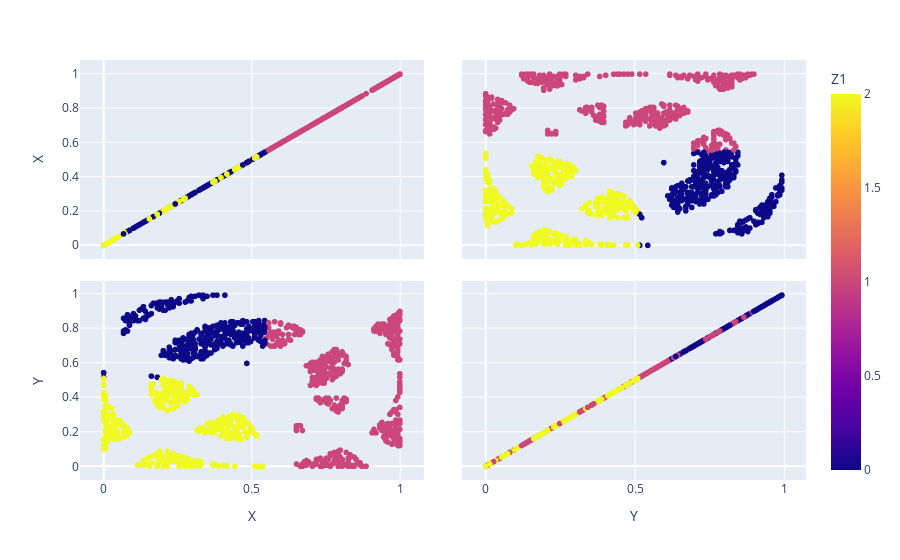

The cell this chart's notebook holds for it:
### Code cell
df_pred_distance=pd.DataFrame(pd.concat([pd.DataFrame(X_test,columns=['X','Y']),pd.DataFrame(Y_pred_1,columns=[select_name_Z])],axis=1))
fig = px.scatter_matrix(df_pred_distance,
    dimensions=['X','Y'],
    color=select_name_Z)
fig.show()

### Figure 1 — Plotly figure (JSON) as saved in the notebook; plotly's stock layout.template omitted (floating-point values rounded to 4 significant figures; data arrays with more than 128 entries replaced by an {"elided": "..."} marker saying what was removed)
{"data": [{"dimensions": [{"axis": {"matches": true}, "label": "X", "values": {"elided": "1071 float values"}}, {"axis": {"matches": true}, "label": "Y", "values": {"elided": "1071 float values"}}], "hovertemplate": "%{xaxis.title.text}=%{x}<br>%{yaxis.title.text}=%{y}<br>Z1=%{marker.color}<extra></extra>", "legendgroup": "", "marker": {"color": {"elided": "1071 int values"}, "coloraxis": "coloraxis", "symbol": "circle"}, "name": "", "showlegend": false, "type": "splom"}], "layout": {"coloraxis": {"colorbar": {"title": {"text": "Z1"}}, "colorscale": [[0, "#0d0887"], [0.1111, "#46039f"], [0.2222, "#7201a8"], [0.3333, "#9c179e"], [0.4444, "#bd3786"], [0.5556, "#d8576b"], [0.6667, "#ed7953"], [0.7778, "#fb9f3a"], [0.8889, "#fdca26"], [1, "#f0f921"]]}, "dragmode": "select", "legend": {"tracegroupgap": 0}, "margin": {"t": 60}}}
